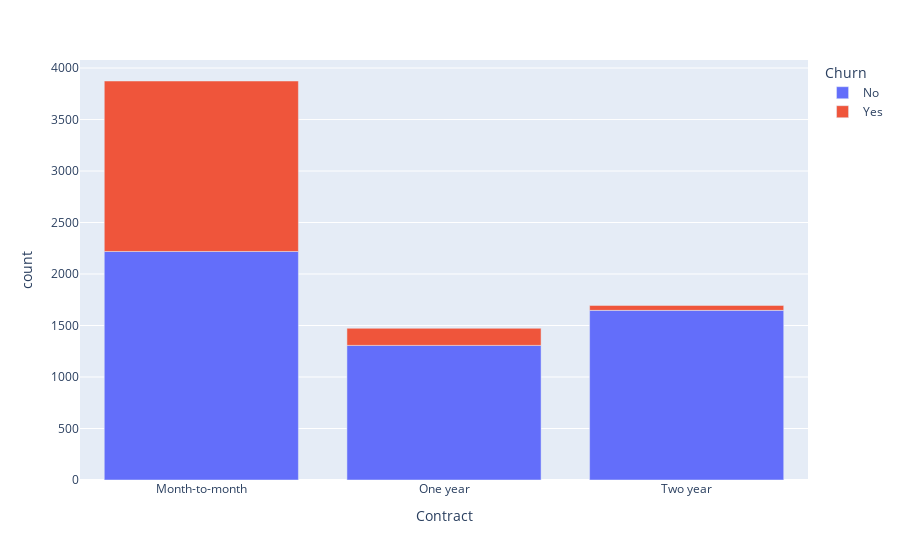

Notebook cell for this chart:
### Markdown cell above
We see that contract_indexed has highest score in prediction. Let us see what is the impact of each category of cotnract on the churn.

### Code cell
df = data.groupby("Contract", "Churn").count().toPandas()
px.bar(df, x="Contract", y="count", color="Churn")

### Figure 1 — Plotly figure (JSON) as saved in the notebook; plotly's stock layout.template omitted (floating-point values rounded to 4 significant figures)
{"data": [{"hovertemplate": "Churn=No<br>Contract=%{x}<br>count=%{y}<extra></extra>", "legendgroup": "No", "marker": {"color": "#636efa", "pattern": {"shape": ""}}, "name": "No", "orientation": "v", "showlegend": true, "textposition": "auto", "type": "bar", "x": ["Month-to-month", "One year", "Two year"], "xaxis": "x", "y": [2219, 1307, 1647], "yaxis": "y"}, {"hovertemplate": "Churn=Yes<br>Contract=%{x}<br>count=%{y}<extra></extra>", "legendgroup": "Yes", "marker": {"color": "#EF553B", "pattern": {"shape": ""}}, "name": "Yes", "orientation": "v", "showlegend": true, "textposition": "auto", "type": "bar", "x": ["Month-to-month", "Two year", "One year"], "xaxis": "x", "y": [1655, 48, 166], "yaxis": "y"}], "layout": {"barmode": "relative", "legend": {"title": {"text": "Churn"}, "tracegroupgap": 0}, "margin": {"t": 60}, "xaxis": {"anchor": "y", "domain": [0, 1], "title": {"text": "Contract"}}, "yaxis": {"anchor": "x", "domain": [0, 1], "title": {"text": "count"}}}}
